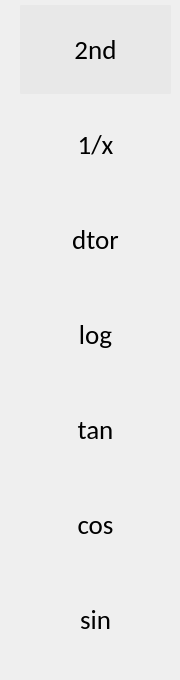
     <widget class="QWidget" name="page">
      <widget class="QWidget" name="layoutWidget_4">
       <property name="geometry">
        <rect>
         <x>20</x>
         <y>0</y>
         <width>151</width>
         <height>671</height>
        </rect>
       </property>
       <layout class="QGridLayout" name="gridLayout_6">
        <property name="spacing">
         <number>1</number>
        </property>
        <item row="3" column="0">
         <widget class="QPushButton" name="Science_Button_log">
          <property name="minimumSize">
           <size>
            <width>142</width>
            <height>89</height>
           </size>
          </property>
          <property name="font">
           <font>
            <family>Calibri</family>
            <pointsize>20</pointsize>
           </font>
          </property>
          <property name="styleSheet">
           <string notr="true">QPushButton { background-color: rgb(232,232,232，50); border-radius: 1px; color: rgb(0, 0, 0); color:black} QPushButton:hover { background-color: rgb(181, 181, 181，50); }</string>
          </property>
          <property name="text">
           <string>log</string>
          </property>
          <property name="flat">
           <bool>true</bool>
          </property>
         </widget>
        </item>
        <item row="2" column="0">
         <widget class="QPushButton" name="Science_Button_dtor">
          <property name="minimumSize">
           <size>
            <width>142</width>
            <height>89</height>
           </size>
          </property>
          <property name="font">
           <font>
            <family>Calibri</family>
            <pointsize>20</pointsize>
           </font>
          </property>
          <property name="styleSheet">
           <string notr="true">QPushButton { background-color: rgb(232,232,232，50); border-radius: 1px; color: rgb(0, 0, 0); color:black} QPushButton:hover { background-color: rgb(181, 181, 181，50); }</string>
          </property>
          <property name="text">
           <string>dtor</string>
          </property>
          <property name="flat">
           <bool>true</bool>
          </property>
         </widget>
        </item>
        <item row="1" column="0">
         <widget class="QPushButton" name="Science_Button_recip">
          <property name="minimumSize">
           <size>
            <width>142</width>
            <height>89</height>
           </size>
          </property>
          <property name="font">
           <font>
            <family>Calibri</family>
            <pointsize>20</pointsize>
           </font>
          </property>
          <property name="styleSheet">
           <string notr="true">QPushButton { background-color: rgb(232,232,232，50); border-radius: 1px; color: rgb(0, 0, 0); color:black} QPushButton:hover { background-color: rgb(181, 181, 181，50); }</string>
          </property>
          <property name="text">
           <string>1/x</string>
          </property>
          <property name="flat">
           <bool>true</bool>
          </property>
         </widget>
        </item>
        <item row="4" column="0">
         <widget class="QPushButton" name="Science_Button_tan">
          <property name="minimumSize">
           <size>
            <width>142</width>
            <height>89</height>
           </size>
          </property>
          <property name="font">
           <font>
            <family>Calibri</family>
            <pointsize>20</pointsize>
           </font>
          </property>
          <property name="styleSheet">
           <string notr="true">QPushButton { background-color: rgb(232,232,232，50); border-radius: 1px; color: rgb(0, 0, 0); color:black} QPushButton:hover { background-color: rgb(181, 181, 181，50); }</string>
          </property>
          <property name="text">
           <string>tan</string>
          </property>
          <property name="flat">
           <bool>true</bool>
          </property>
         </widget>
        </item>
        <item row="6" column="0">
         <widget class="QPushButton" name="_Science_Button_sin">
          <property name="minimumSize">
           <size>
            <width>142</width>
            <height>89</height>
           </size>
          </property>
          <property name="font">
           <font>
            <family>Calibri</family>
            <pointsize>20</pointsize>
           </font>
          </property>
          <property name="styleSheet">
           <string notr="true">QPushButton { background-color: rgb(232,232,232，50); border-radius: 1px; color: rgb(0, 0, 0); color:black} QPushButton:hover { background-color: rgb(181, 181, 181，50); }</string>
          </property>
          <property name="text">
           <string>sin</string>
          </property>
          <property name="flat">
           <bool>true</bool>
          </property>
         </widget>
        </item>
        <item row="5" column="0">
         <widget class="QPushButton" name="Science_Button_cos">
          <property name="minimumSize">
           <size>
            <width>142</width>
            <height>89</height>
           </size>
          </property>
          <property name="font">
           <font>
            <family>Calibri</family>
            <pointsize>20</pointsize>
           </font>
          </property>
          <property name="styleSheet">
           <string notr="true">QPushButton { background-color: rgb(232,232,232，50); border-radius: 1px; color: rgb(0, 0, 0); color:black} QPushButton:hover { background-color: rgb(181, 181, 181，50); }</string>
          </property>
          <property name="text">
           <string>cos</string>
          </property>
          <property name="flat">
           <bool>true</bool>
          </property>
         </widget>
        </item>
        <item row="0" column="0">
         <widget class="QPushButton" name="Science_Button_2nd1">
          <property name="minimumSize">
           <size>
            <width>142</width>
            <height>89</height>
           </size>
          </property>
          <property name="font">
           <font>
            <family>Calibri</family>
            <pointsize>20</pointsize>
           </font>
          </property>
          <property name="styleSheet">
           <string notr="true">QPushButton { background-color: rgb(232,232,232); border-radius: 1px; color: rgb(0, 0, 0); color:black} QPushButton:hover { background-color: rgb(181, 181, 181); }</string>
          </property>
          <property name="text">
           <string>2nd</string>
          </property>
          <property name="flat">
           <bool>true</bool>
          </property>
         </widget>
        </item>
       </layout>
      </widget>
     </widget>
